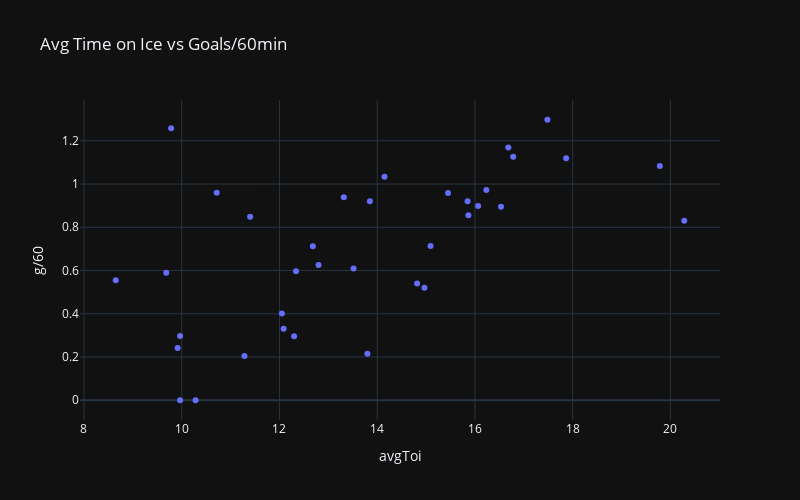

Here is the notebook cell this chart was saved with:
### Markdown cell above
Curious what goal/assist/point scoring rates are for these players vs their average ice time.

### Code cell
px.scatter(
    subset,
    x="avgToi",
    y="g/60",
    hover_name="playerName",
    hover_data=["goals", "assists", "points", "gamesPlayed", "team", "age", "capHit"],
    width=800,
    height=500,
    title="Avg Time on Ice vs Goals/60min",
)

### Figure 1 — Plotly figure (JSON) as saved in the notebook; plotly's stock layout.template omitted (floating-point values rounded to 4 significant figures)
{"data": [{"customdata": [[1, 2, 3, 25, ["Los Angeles Kings"], 24, 775000], [4, 21, 25, 81, ["Calgary Flames"], 25, 1000000], [7, 13, 20, 57, ["Colorado Avalanche", "San Jose Sharks"], 25, 896250], [4, 7, 11, 81, ["New York Islanders"], 25, 775000], [3, 8, 11, 78, ["Boston Bruins"], 23, 925000], [23, 24, 47, 73, ["Columbus Blue Jackets"], 24, 925000], [6, 7, 13, 63, ["Seattle Kraken"], 23, 859167], [13, 14, 27, 54, ["Calgary Flames"], 23, 863333], [6, 4, 10, 35, ["New York Rangers"], 22, 867500], [11, 14, 25, 73, ["Dallas Stars"], 22, 894167], [19, 23, 42, 77, ["Los Angeles Kings"], 23, 875000], [2, 4, 6, 33, ["Chicago Blackhawks"], 22, 912500], [5, 7, 12, 75, ["Minnesota Wild", "Boston Bruins"], 22, 925000], [8, 12, 20, 60, ["Tampa Bay Lightning"], 23, 775000], [0, 1, 1, 12, ["Los Angeles Kings"], 28, 775000], [10, 8, 18, 62, ["Montréal Canadiens"], 23, 897500], [7, 12, 19, 51, ["Utah Hockey Club"], 22, 925000], [14, 24, 38, 78, ["Dallas Stars", "Carolina Hurricanes"], 21, 814167], [15, 16, 31, 72, ["Florida Panthers"], 22, 925000], [4, 3, 7, 50, ["Los Angeles Kings"], 22, 805833], [5, 10, 15, 62, ["Nashville Predators"], 21, 863333], [0, 2, 2, 22, ["New York Rangers"], 21, 863333], [17, 17, 34, 80, ["Carolina Hurricanes"], 21, 905833], [25, 40, 65, 75, ["Utah Hockey Club"], 20, 950000], [20, 24, 44, 82, ["Anaheim Ducks"], 20, 950000], [19, 18, 37, 77, ["Detroit Red Wings"], 20, 918333], [12, 14, 26, 53, ["Chicago Blackhawks"], 20, 950000], [8, 1, 9, 39, ["New York Islanders"], 25, 775000], [23, 44, 67, 82, ["Chicago Blackhawks"], 19, 950000], [10, 18, 28, 75, ["Buffalo Sabres"], 19, 950000], [20, 25, 45, 76, ["Anaheim Ducks"], 20, 950000], [31, 23, 54, 82, ["Columbus Blue Jackets"], 20, 950000], [18, 27, 45, 74, ["San Jose Sharks"], 19, 950000], [26, 37, 63, 80, ["Philadelphia Flyers"], 20, 950000], [25, 38, 63, 70, ["San Jose Sharks"], 18, 975000], [10, 25, 35, 77, ["New York Islanders"], 26, 950000]], "hovertemplate": "<b>%{hovertext}</b><br><br>avgToi=%{x}<br>g/60=%{y}<br>goals=%{customdata[0]}<br>assists=%{customdata[1]}<br>points=%{customdata[2]}<br>gamesPlayed=%{customdata[3]}<br>team=%{customdata[4]}<br>age=%{customdata[5]}<br>capHit=%{customdata[6]}<extra></extra>", "hovertext": ["Akil Thomas", "Martin Pospisil", "Nikolai Kovalenko", "Kyle MacLean", "John Beecher", "Dmitri Voronkov", "Tye Kartye", "Connor Zary", "Brett Berard", "Mavrik Bourque", "Alex Laferriere", "Landon Slaggert", "Marat Khusnutdinov", "Gage Goncalves", "Jeff Malott", "Emil Heineman", "Josh Doan", "Logan Stankoven", "Mackie Samoskevich", "Samuel Helenius", "Zachary L'Heureux", "Brennan Othmann", "Jackson Blake", "Logan Cooley", "Cutter Gauthier", "Marco Kasper", "Frank Nazar", "Marc Gatcomb", "Connor Bedard", "Zach Benson", "Leo Carlsson", "Adam Fantilli", "Will Smith", "Matvei Michkov", "Macklin Celebrini", "Maxim Tsyplakov"], "legendgroup": "", "marker": {"color": "#636efa", "symbol": "circle"}, "mode": "markers", "name": "", "orientation": "v", "showlegend": false, "type": "scatter", "x": [9.917, 13.8, 12.34, 9.967, 11.28, 16.78, 9.683, 16.07, 10.72, 12.68, 16.53, 12.3, 12.09, 12.8, 10.28, 11.4, 13.52, 15.09, 13.32, 8.65, 12.05, 9.967, 13.85, 17.87, 14.15, 15.45, 15.87, 9.783, 20.28, 14.82, 16.23, 17.48, 15.85, 16.68, 19.78, 14.97], "xaxis": "x", "y": [0.242, 0.2147, 0.5972, 0.2973, 0.2045, 1.126, 0.5901, 0.899, 0.9598, 0.7128, 0.8955, 0.2956, 0.331, 0.625, 0.0, 0.8489, 0.6093, 0.7136, 0.9387, 0.5549, 0.4016, 0.0, 0.9206, 1.119, 1.034, 0.9583, 0.8562, 1.258, 0.8297, 0.5399, 0.9727, 1.297, 0.9208, 1.169, 1.083, 0.5206], "yaxis": "y"}], "layout": {"height": 500, "legend": {"tracegroupgap": 0}, "title": {"text": "Avg Time on Ice vs Goals/60min"}, "width": 800, "xaxis": {"anchor": "y", "domain": [0, 1], "title": {"text": "avgToi"}}, "yaxis": {"anchor": "x", "domain": [0, 1], "title": {"text": "g/60"}}}}
